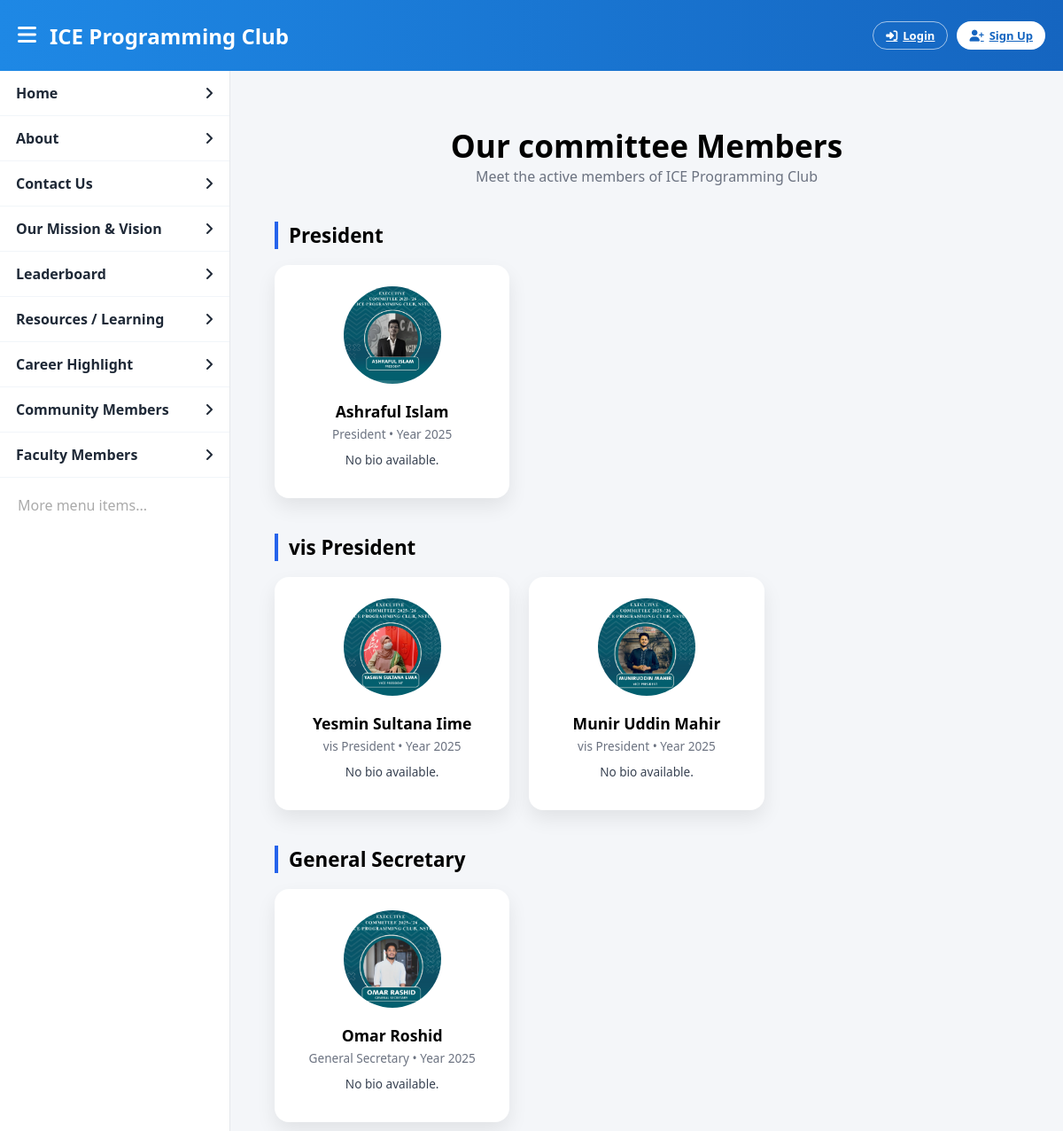
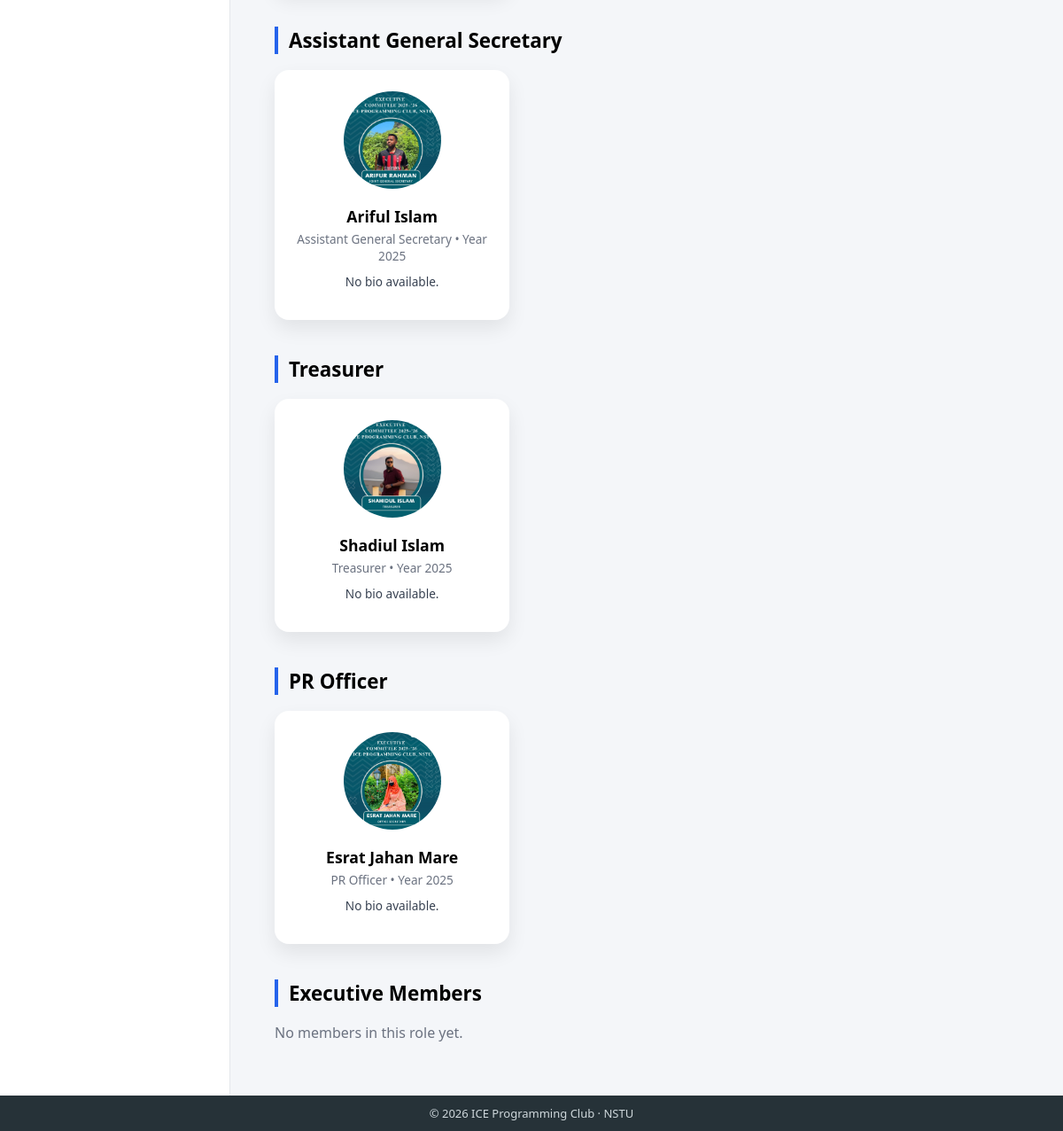
The app's page /community with its own data (2 pictures, top to bottom).
### Core/models.py (models this page shows, shortened)
class Role(models.Model):
    name = models.CharField(max_length=50, unique=True)
    color_class = models.CharField(max_length=30, blank=True)
    order = models.PositiveIntegerField(default=0)
    class Meta:
        ordering = ['order']

class CommunityMember(models.Model):
    name = models.CharField(max_length=100)
    role = models.ForeignKey(Role, on_delete=models.CASCADE, related_name="members")
    bio = models.TextField(blank=True)
    image = models.ImageField(upload_to='community/', blank=True, null=True)
    linkedin = models.URLField(blank=True)
    email = models.EmailField(blank=True)
    year = models.PositiveIntegerField(help_text="Year of the membership, e.g., 2026")

### Core/views.py (the view)
# urls.py: path('community', views.community, name='community'),
def community(request):
    latest_member = CommunityMember.objects.order_by('-year').first()
    current_year = latest_member.year if latest_member else None
    selected_year = request.GET.get('year')
    if selected_year and selected_year.isdigit():
        year = int(selected_year)
    else:
        year = current_year
    roles_with_members = Role.objects.prefetch_related('members').all()
    for role in roles_with_members:
        role.members_for_year = role.members.filter(year=year)
    available_years = CommunityMember.objects.values_list('year', flat=True).distinct().order_by('-year')
    return render(request, 'public/community.html', {
        'roles_with_members': roles_with_members,
        'year': year,
        'available_years': available_years,
    })

### templates/public/community.html (shortened to what this page needs)
{% extends "navbar.html" %}
{% load static %}
{% block content %}
<link rel="stylesheet"
      href="https://cdnjs.cloudflare.com/ajax/libs/font-awesome/6.5.0/css/all.min.css"/>
<div class="container">
    <h1 class="page-title">Our committee Members</h1>
    <p class="page-subtitle">Meet the active members of ICE Programming Club</p>
    {% for role in roles_with_members %}
        <h2 class="section-title">{{ role.name }}</h2>
        {% if role.members.all %}
        <div class="member-list">
            {% for member in role.members.all %}
            <div class="member-card">
                <img src="{% if member.image %}{{ member.image.url }}{% else %}{% static 'images/default_avatar.png' %}{% endif %}"
                     class="member-avatar"
                     alt="{{ member.name }}">
                <div class="member-name">{{ member.name }}</div>
                <div class="member-meta">
                    {{ role.name }} • Year {{ member.year }}
                </div>
                <div class="member-bio">
                    {{ member.bio|default:"No bio available." }}
                </div>
            </div>
            {% endfor %}
        </div>
        {% else %}
            <p style="color:#6b7280;">No members in this role yet.</p>
        {% endif %}
    {% endfor %}
</div>
{% endblock %}

### templates/includes/navbar_head.html (style rules this page uses)
:root { --blue1:#1e88e5; --blue2:#1565c0; --bg:#f4f6f9; --border:#e5e7eb; --text:#1f2937; }
* { box-sizing:border-box; margin:0; padding:0; }
body { font-family:'Segoe UI',sans-serif; background:var(--bg); overflow:hidden; }

### templates/public/community.html (style rules this page uses)
:root { --primary: #2563eb; --text-dark: #111827; --text-muted: #6b7280; --border: #e5e7eb; }
.container { max-width: 1100px; margin: auto; padding: 30px 20px; }
.page-title { text-align: center; font-size: 2.2rem; font-weight: 700; }
.page-subtitle { text-align: center; color: var(--text-muted); margin-bottom: 40px; }
.section-title { margin: 40px 0 18px; font-size: 1.4rem; font-weight: 600; border-left: 4px solid var(--primary); padding-left: 12px; }
.member-list { display: grid; grid-template-columns: repeat(auto-fill, minmax(260px, 1fr)); gap: 22px; }
.member-card { background: #fff; border-radius: 16px; padding: 24px 18px 20px; text-align: center; box-shadow: 0 10px 22px rgba(0,0,0,0.08); transition: transform 0.3s ease; }
.member-avatar { width: 110px; height: 110px; border-radius: 50%; object-fit: cover; margin-bottom: 14px; }
.member-name { font-size: 1.1rem; font-weight: 600; }
.member-meta { font-size: 0.85rem; color: var(--text-muted); margin-top: 4px; }
.member-bio { font-size: 0.85rem; color: #374151; margin: 10px 0 14px; }

### records on screen
Role: name "President"
CommunityMember: image (picture), name "Ashraful Islam", year "2025", bio "No bio available."
Role: name "vis President"
CommunityMember: image (picture), name "Yesmin Sultana Iime", year "2025", bio "No bio available."
CommunityMember: image (picture), name "Munir Uddin Mahir", year "2025", bio "No bio available."
Role: name "General Secretary"
CommunityMember: image (picture), name "Omar Roshid", year "2025", bio "No bio available."
Role: name "Assistant General Secretary"
CommunityMember: image (picture), name "Ariful Islam", year "2025", bio "No bio available."
Role: name "Treasurer"
CommunityMember: image (picture), name "Shadiul Islam", year "2025", bio "No bio available."
Role: name "PR Officer"
CommunityMember: image (picture), name "Esrat Jahan Mare", year "2025", bio "No bio available."
Role: name "Executive Members", shows "No members in this role yet."
